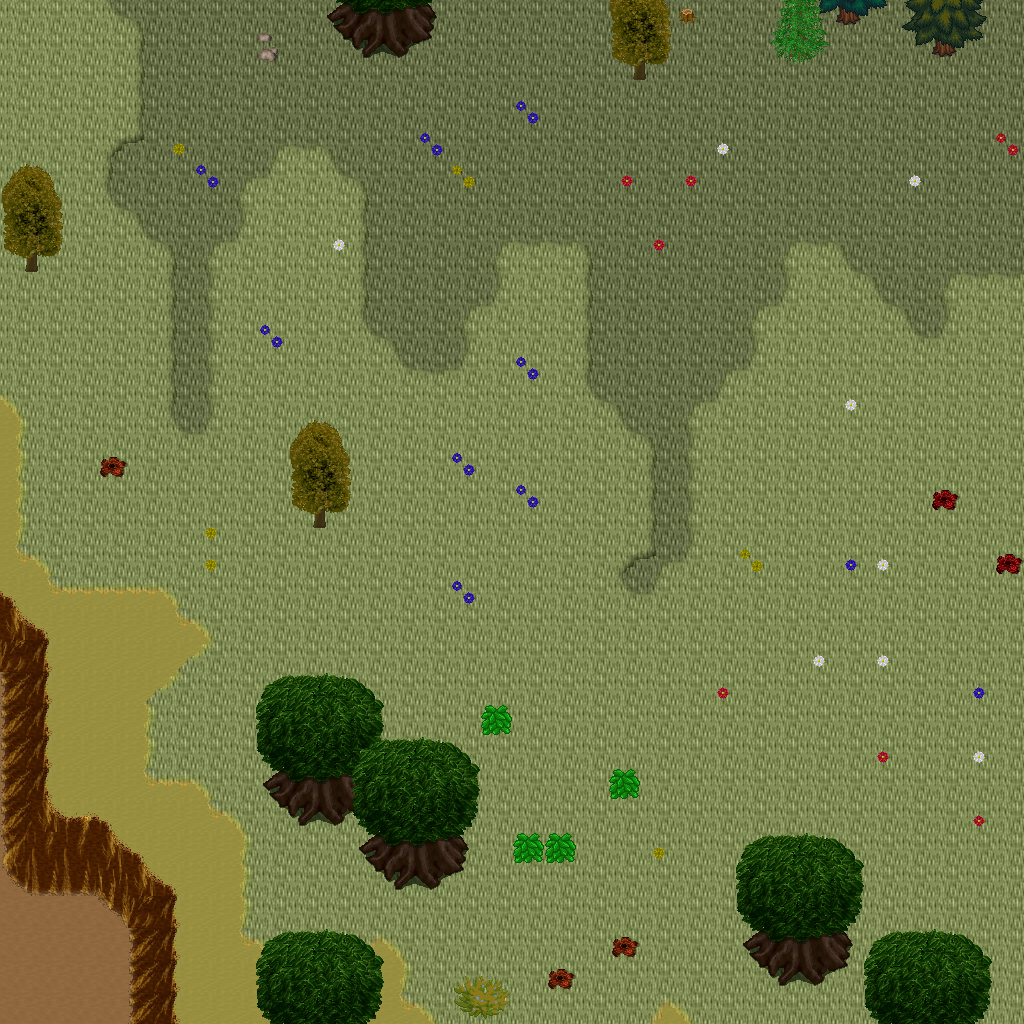

Rendered tile map (Tiled .tmx) drawn with the repository's tilesets; below, a short description and the map source with its tile grids summarised:
An orthogonal 32x32 tile map with 32x32 px tiles, 5 tile layers (Ground, Objects, Objects2, Above, ...), 1 hidden layer not drawn, 45 tilesets.

<map version="1.10" tiledversion="1.11.0" orientation="orthogonal" renderorder="right-down" width="32" height="32" tilewidth="32" tileheight="32" infinite="0" nextlayerid="11" nextobjectid="1">
 <tileset firstgid="1" name="ground_ground" tilewidth="32" tileheight="32" tilecount="33" columns="3">
  <image source="../drawable/ground_ground.png" width="96" height="352" />
 </tileset>
 <tileset firstgid="34" name="ground_ridge_earth_dark" tilewidth="32" tileheight="32" tilecount="96" columns="12">
  <image source="../drawable/ground_ridge_earth_dark.png" width="384" height="256" />
 </tileset>
 <tileset firstgid="130" name="plant_grasses" tilewidth="32" tileheight="32" tilecount="6" columns="3">
  <image source="../drawable/plant_grasses.png" width="96" height="64" />
 </tileset>
 <tileset firstgid="136" name="ground_ladder_vertical_dark" tilewidth="32" tileheight="32" tilecount="3" columns="3">
  <image source="../drawable/ground_ladder_vertical_dark.png" width="96" height="32" />
 </tileset>
 <tileset firstgid="139" name="logic_collision" tilewidth="32" tileheight="32" tilecount="1" columns="1">
  <image source="../drawable/logic_collision.png" width="32" height="32" />
 </tileset>
 <tileset firstgid="140" name="ground_grass_corners" tilewidth="32" tileheight="32" tilecount="24" columns="6">
  <image source="../drawable/ground_grass_corners.png" width="192" height="128" />
 </tileset>
 <tileset firstgid="164" name="ground_earth_edges" tilewidth="32" tileheight="32" tilecount="18" columns="6">
  <image source="../drawable/ground_earth_edges.png" width="192" height="96" />
 </tileset>
 <tileset firstgid="182" name="plant_bush_bushes" tilewidth="32" tileheight="32" tilecount="10" columns="5">
  <image source="../drawable/plant_bush_bushes.png" width="160" height="64" />
 </tileset>
 <tileset firstgid="192" name="plant_tree_tree_darkgreen" tilewidth="32" tileheight="32" tilecount="88" columns="8">
  <image source="../drawable/plant_tree_tree_darkgreen.png" width="256" height="352" />
 </tileset>
 <tileset firstgid="280" name="ground_rock_pebbles" tilewidth="32" tileheight="32" tilecount="3" columns="1">
  <image source="../drawable/ground_rock_pebbles.png" width="32" height="96" />
 </tileset>
 <tileset firstgid="283" name="furniture_sink_jacuzzi_dark_side_on" tilewidth="32" tileheight="32" tilecount="36" columns="3">
  <image source="../drawable/furniture_sink_jacuzzi_dark_side_on.png" width="96" height="384" />
 </tileset>
 <tileset firstgid="319" name="furniture_chair_bench_iron_extensible" tilewidth="32" tileheight="32" tilecount="16" columns="4">
  <image source="../drawable/furniture_chair_bench_iron_extensible.png" width="128" height="128" />
 </tileset>
 <tileset firstgid="335" name="plant_flower_daisy_blue" tilewidth="32" tileheight="32" tilecount="8" columns="2">
  <image source="../drawable/plant_flower_daisy_blue.png" width="64" height="128" />
 </tileset>
 <tileset firstgid="343" name="plant_flower_daisy_red" tilewidth="32" tileheight="32" tilecount="8" columns="2">
  <image source="../drawable/plant_flower_daisy_red.png" width="64" height="128" />
 </tileset>
 <tileset firstgid="351" name="plant_flower_daisy_white" tilewidth="32" tileheight="32" tilecount="8" columns="2">
  <image source="../drawable/plant_flower_daisy_white.png" width="64" height="128" />
 </tileset>
 <tileset firstgid="359" name="plant_flower_daisy_yellow" tilewidth="32" tileheight="32" tilecount="8" columns="2">
  <image source="../drawable/plant_flower_daisy_yellow.png" width="64" height="128" />
 </tileset>
 <tileset firstgid="367" name="plant_bush_hedge" tilewidth="32" tileheight="32" tilecount="35" columns="5">
  <image source="../drawable/plant_bush_hedge.png" width="160" height="224" />
 </tileset>
 <tileset firstgid="402" name="plant_tree_evergreen" tilewidth="32" tileheight="32" tilecount="36" columns="3">
  <image source="../drawable/plant_tree_evergreen.png" width="96" height="384" />
 </tileset>
 <tileset firstgid="438" name="furniture_light_iron_lamp" tilewidth="32" tileheight="32" tilecount="3" columns="1">
  <image source="../drawable/furniture_light_iron_lamp.png" width="32" height="96" />
 </tileset>
 <tileset firstgid="441" name="furniture_light_flames" tilewidth="32" tileheight="32" tilecount="6" columns="6">
  <image source="../drawable/furniture_light_flames.png" width="192" height="32" />
 </tileset>
 <tileset firstgid="447" name="item_statue_girl_with_bird" tilewidth="32" tileheight="32" tilecount="12" columns="4">
  <image source="../drawable/item_statue_girl_with_bird.png" width="128" height="96" />
 </tileset>
 <tileset firstgid="459" name="object_birds" tilewidth="32" tileheight="32" tilecount="4" columns="2">
  <image source="../drawable/object_birds.png" width="64" height="64" />
 </tileset>
 <tileset firstgid="463" name="logic_protection" tilewidth="32" tileheight="32" tilecount="2" columns="2">
  <image source="../drawable/logic_protection.png" width="64" height="32" />
 </tileset>
 <tileset firstgid="465" name="plant_tree_spruce" tilewidth="32" tileheight="32" tilecount="6" columns="2">
  <image source="../drawable/plant_tree_spruce.png" width="64" height="96" />
 </tileset>
 <tileset firstgid="471" name="plant_tree_taller_trees" tilewidth="32" tileheight="32" tilecount="32" columns="8">
  <image source="../drawable/plant_tree_taller_trees.png" width="256" height="128" />
 </tileset>
 <tileset firstgid="503" name="plant_stump_hollow_logs" tilewidth="32" tileheight="32" tilecount="6" columns="3">
  <image source="../drawable/plant_stump_hollow_logs.png" width="96" height="64" />
 </tileset>
 <tileset firstgid="509" name="plant_stump_small_stump" tilewidth="32" tileheight="32" tilecount="4" columns="2">
  <image source="../drawable/plant_stump_small_stump.png" width="64" height="64" />
 </tileset>
 <tileset firstgid="513" name="ground_grass_2" tilewidth="32" tileheight="32" tilecount="21" columns="3">
  <image source="../drawable/ground_grass_2.png" width="96" height="224" />
 </tileset>
 <tileset firstgid="534" name="ground_water_waterfall" tilewidth="32" tileheight="32" tilecount="120" columns="8">
  <image source="../drawable/ground_water_waterfall.png" width="256" height="480" />
 </tileset>
 <tileset firstgid="654" name="ground_water_pool_corners" tilewidth="32" tileheight="32" tilecount="72" columns="3">
  <image source="../drawable/ground_water_pool_corners.png" width="96" height="768" />
 </tileset>
 <tileset firstgid="726" name="ground_water_pool" tilewidth="32" tileheight="32" tilecount="72" columns="3">
  <image source="../drawable/ground_water_pool.png" width="96" height="768" />
 </tileset>
 <tileset firstgid="798" name="plant_vine" tilewidth="32" tileheight="32" tilecount="3" columns="1">
  <image source="../drawable/plant_vine.png" width="32" height="96" />
 </tileset>
 <tileset firstgid="801" name="logic_item_fruits" tilewidth="32" tileheight="32" tilecount="16" columns="8">
  <image source="../drawable/logic_item_fruits.png" width="256" height="64" />
 </tileset>
 <tileset firstgid="817" name="ground_dry_grass" tilewidth="32" tileheight="32" tilecount="54" columns="9">
  <image source="../drawable/ground_dry_grass.png" width="288" height="192" />
 </tileset>
 <tileset firstgid="871" name="light_dim_light_5x5" tilewidth="32" tileheight="32" tilecount="25" columns="5">
  <image source="../drawable/light_dim_light_5x5.png" width="160" height="160" />
 </tileset>
 <tileset firstgid="896" name="building_chimney_smoke" tilewidth="32" tileheight="32" tilecount="40" columns="4">
  <image source="../drawable/building_chimney_smoke.png" width="128" height="320" />
 </tileset>
 <tileset firstgid="936" name="logic_creature_hybrid" tilewidth="32" tileheight="32" tilecount="16" columns="8">
  <image source="../drawable/logic_creature_hybrid.png" width="256" height="64" />
 </tileset>
 <tileset firstgid="952" name="building_huts" tilewidth="32" tileheight="32" tilecount="338" columns="26">
  <image source="../drawable/building_huts.png" width="832" height="416" />
 </tileset>
 <tileset firstgid="1290" name="logic_portal" tilewidth="32" tileheight="32" tilecount="24" columns="8">
  <image source="../drawable/logic_portal.png" width="256" height="96" />
 </tileset>
 <tileset firstgid="1314" name="plant_bush_leafy" tilewidth="32" tileheight="32" tilecount="48" columns="8">
  <image source="../drawable/plant_bush_leafy.png" width="256" height="192" />
 </tileset>
 <tileset firstgid="1362" name="plant_bush_berried" tilewidth="32" tileheight="32" tilecount="60" columns="5">
  <image source="../drawable/plant_bush_berried.png" width="160" height="384" />
 </tileset>
 <tileset firstgid="1422" name="plant_bush_flowering" tilewidth="32" tileheight="32" tilecount="72" columns="8">
  <image source="../drawable/plant_bush_flowering.png" width="256" height="288" />
 </tileset>
 <tileset firstgid="1494" name="plant_bushes_and_trees" tilewidth="32" tileheight="32" tilecount="144" columns="16">
  <image source="../drawable/plant_bushes_and_trees.png" width="512" height="289" />
 </tileset>
 <tileset firstgid="1638" name="plant_bush_bush_pinks" tilewidth="32" tileheight="32" tilecount="4" columns="2">
  <image source="../drawable/plant_bush_bush_pinks.png" width="64" height="64" />
 </tileset>
 <tileset firstgid="1642" name="logic_creature_mutant" tilewidth="32" tileheight="32" tilecount="7" columns="7">
  <image source="../drawable/logic_creature_mutant.png" width="224" height="32" />
 </tileset>
 <layer id="1" name="Ground" width="32" height="32">
  <data>[1024 cells, 1024 non-empty, 4 distinct tile ids]</data>
 </layer>
 <layer id="2" name="Objects" width="32" height="32">
  <data>[1024 cells, 248 non-empty, 56 distinct tile ids]</data>
 </layer>
 <layer id="3" name="Objects2" width="32" height="32">
  <data>[1024 cells, 1 non-empty, 1 distinct tile ids]</data>
 </layer>
 <layer id="4" name="Above" width="32" height="32">
  <data>[1024 cells, 69 non-empty, 25 distinct tile ids]</data>
 </layer>
 <layer id="5" name="Above2" width="32" height="32">
  <data>[1024 cells, 26 non-empty, 10 distinct tile ids]</data>
 </layer>
 <layer id="6" name="Walkable" width="32" height="32" visible="0">
  <data>[1024 cells, 78 non-empty, 1 distinct tile ids]</data>
 </layer>
 <objectgroup id="7" name="Mapevents" />
 <objectgroup id="8" name="Spawn" />
 <objectgroup id="9" name="Keys" />
 <objectgroup id="10" name="Replace" />
</map>
